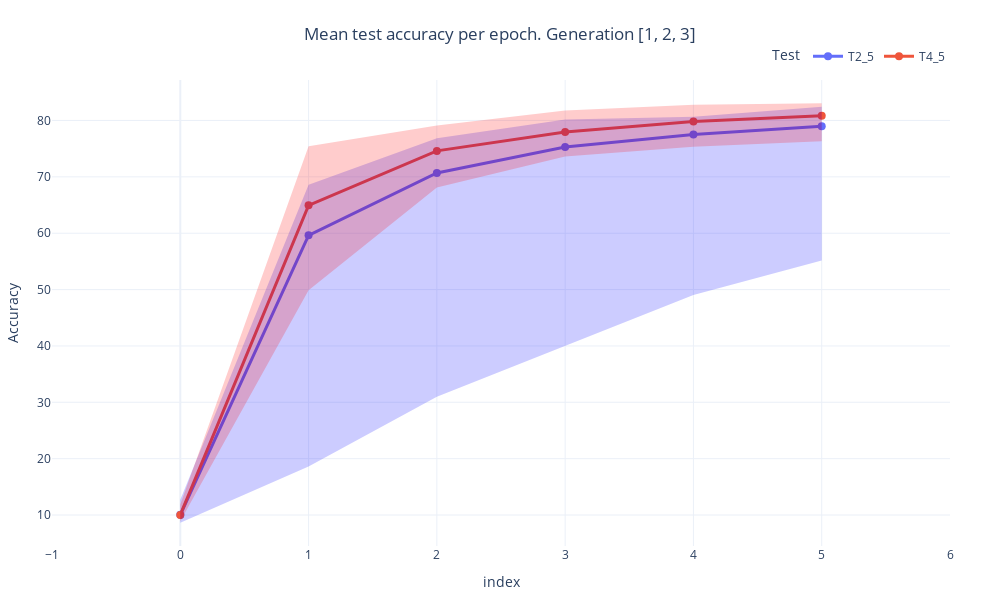

Notebook code for this chart:
### Code cell
import plotly.express as px
import pandas as pd

# Assuming 'mean_df', 'df_min', and 'df_max' are your dataframes
fig = px.line(
    mean_df, 
    y=[test_name_baseline, test_name], 
    title='Mean test accuracy per epoch',
    labels={"Value": "Accuracy"},
    markers=True,  # Add markers to the lines
    template="plotly_white", 
    width=1000, height=600
)

# Update trace settings for the main plot
fig.update_traces(line=dict(width=3), marker=dict(size=8))

# Adding min-max range shadows for 'vanilla'
#fig.add_traces([
#    px.line(mean_df, y='vanilla').data[0],  # Add the vanilla mean line
#    px.line(mean_df, y='inheritance').data[0]  # Add the inheritance mean line
#])

fig.add_traces([
    # Min-max shadows for 'vanilla'
    dict(
        x=mean_df.index, 
        y=df_min[test_name_baseline], 
        fill=None,
        mode='lines',
        line=dict(width=0),
        showlegend=False
    ),
    dict(
        x=mean_df.index, 
        y=df_max[test_name_baseline], 
        fill='tonexty',  # Fill the area between min and max
        mode='lines',
        line=dict(width=0),
        fillcolor='rgba(0, 0, 255, 0.2)',  # Light red for shadow
        showlegend=False
    ),
    
    # Min-max shadows for 'inheritance'
    dict(
        x=mean_df.index, 
        y=df_min[test_name], 
        fill=None,
        mode='lines',
        line=dict(width=0),
        showlegend=False
    ),
    dict(
        x=mean_df.index, 
        y=df_max[test_name], 
        fill='tonexty',  # Fill the area between min and max
        mode='lines',
        line=dict(width=0),
        fillcolor='rgba(255, 0, 0, 0.2)',  # Light blue for shadow
        showlegend=False
    )
])

# Update layout settings
fig.update_layout(
    title={'text': f'Mean test accuracy per epoch. Generation {gens}', 'x':0.5, 'xanchor': 'center'},
    xaxis=dict(tickmode='linear', dtick=1, showgrid=True, range=[-1, 6]),
    yaxis=dict(title="Accuracy"),
    legend=dict(title='Test', orientation="h", yanchor="bottom", y=1.02, xanchor="right", x=1),
    margin=dict(l=50, r=50, t=80, b=50)
)

# Display the plot
fig.show()

### Figure 1 — Plotly figure (JSON) as saved in the notebook; plotly's stock layout.template omitted (floating-point values rounded to 4 significant figures)
{"data": [{"hovertemplate": "variable=T2_5<br>index=%{x}<br>value=%{y}<extra></extra>", "legendgroup": "T2_5", "line": {"color": "#636efa", "dash": "solid", "width": 3}, "marker": {"size": 8, "symbol": "circle"}, "mode": "lines+markers", "name": "T2_5", "orientation": "v", "showlegend": true, "type": "scatter", "x": [0, 1, 2, 3, 4, 5], "xaxis": "x", "y": [10.05, 59.62, 70.69, 75.28, 77.53, 78.98], "yaxis": "y"}, {"hovertemplate": "variable=T4_5<br>index=%{x}<br>value=%{y}<extra></extra>", "legendgroup": "T4_5", "line": {"color": "#EF553B", "dash": "solid", "width": 3}, "marker": {"size": 8, "symbol": "circle"}, "mode": "lines+markers", "name": "T4_5", "orientation": "v", "showlegend": true, "type": "scatter", "x": [0, 1, 2, 3, 4, 5], "xaxis": "x", "y": [10.03, 64.95, 74.61, 77.94, 79.83, 80.84], "yaxis": "y"}, {"line": {"width": 0}, "mode": "lines", "showlegend": false, "type": "scatter", "x": [0, 1, 2, 3, 4, 5], "y": [8.64, 18.61, 30.98, 40, 49.03, 55.18]}, {"fill": "tonexty", "fillcolor": "rgba(0, 0, 255, 0.2)", "line": {"width": 0}, "mode": "lines", "showlegend": false, "type": "scatter", "x": [0, 1, 2, 3, 4, 5], "y": [12.73, 68.61, 76.84, 80.19, 80.66, 82.42]}, {"line": {"width": 0}, "mode": "lines", "showlegend": false, "type": "scatter", "x": [0, 1, 2, 3, 4, 5], "y": [8.9, 49.88, 68.13, 73.63, 75.32, 76.33]}, {"fill": "tonexty", "fillcolor": "rgba(255, 0, 0, 0.2)", "line": {"width": 0}, "mode": "lines", "showlegend": false, "type": "scatter", "x": [0, 1, 2, 3, 4, 5], "y": [11.89, 75.42, 79.12, 81.76, 82.79, 83.05]}], "layout": {"height": 600, "legend": {"orientation": "h", "title": {"text": "Test"}, "tracegroupgap": 0, "x": 1, "xanchor": "right", "y": 1.02, "yanchor": "bottom"}, "margin": {"b": 50, "l": 50, "r": 50, "t": 80}, "title": {"text": "Mean test accuracy per epoch. Generation [1, 2, 3]", "x": 0.5, "xanchor": "center"}, "width": 1000, "xaxis": {"anchor": "y", "domain": [0, 1], "dtick": 1, "range": [-1, 6], "showgrid": true, "tickmode": "linear", "title": {"text": "index"}, "type": "linear"}, "yaxis": {"anchor": "x", "autorange": true, "domain": [0, 1], "range": [4.506, 87.18], "title": {"text": "Accuracy"}, "type": "linear"}}}
